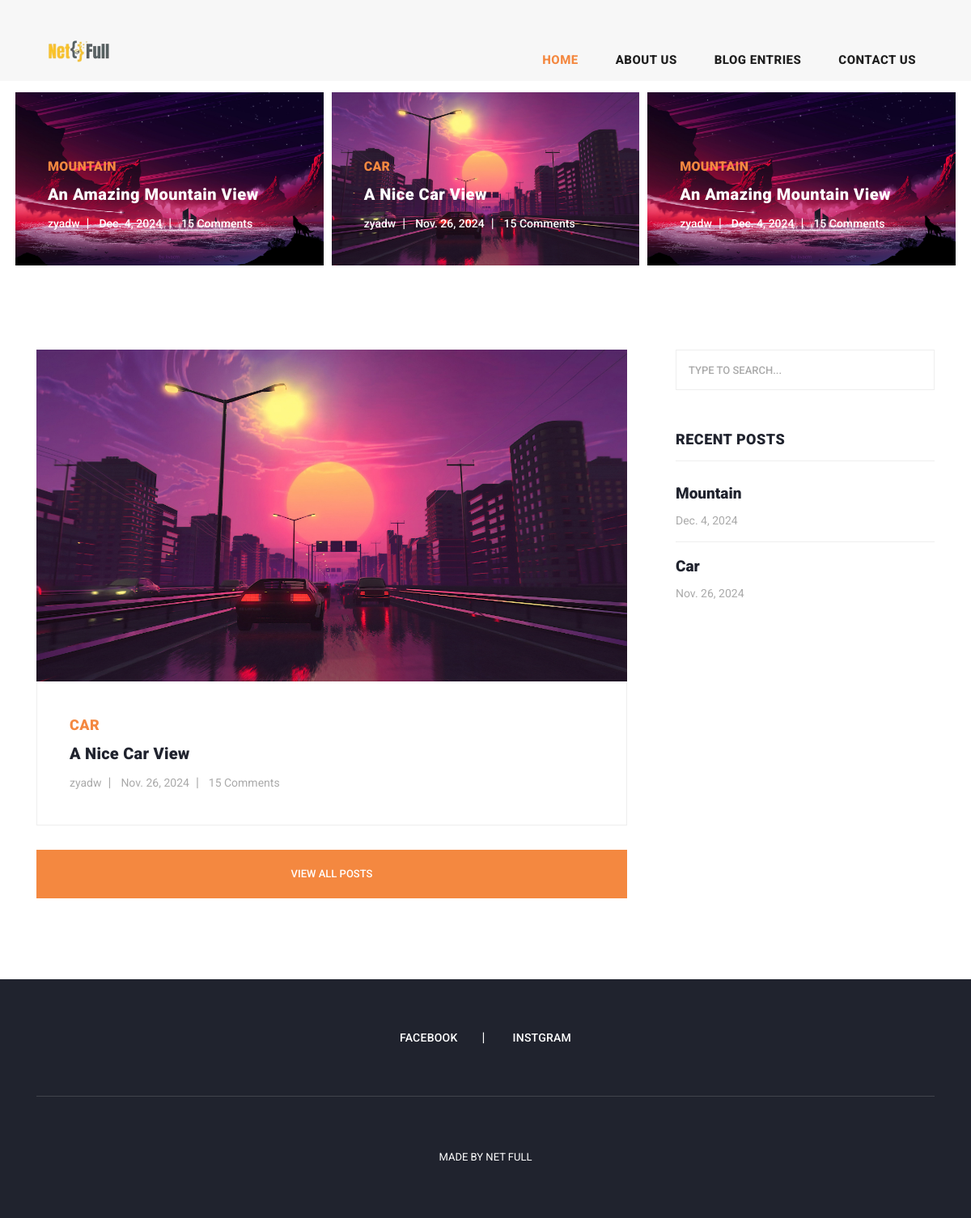
Screenshot of / (signed in) with the database file from the repository.
### welcome/models.py (models this page shows)
class BlogPost(models.Model):
    title = models.CharField(max_length=100)
    content = models.TextField(blank=False)
    publication_date = models.DateField()
    image = models.ImageField(upload_to='post_images/', blank=True, null=True)
    likes = models.ManyToManyField(User, related_name='liked_posts', blank=True)
    author = models.ForeignKey(User, on_delete=models.CASCADE, related_name='blog_posts', null=True)

### welcome/views.py (the view, shortened to what this page needs)
# urls.py: path('', welcome_view, name='welcome_view'),
@login_required
def welcome_view(request):
    posts = BlogPost.objects.all().order_by('-publication_date')  # Ordering by publication_date in descending order
    recent_posts = posts[:5]  # Get the 5 most recent posts
    random_post = choice(posts)  # Select a random post
    comments_count = random_post.comments.count()  # Count the comments for the random post
    return render(request, 'index.html', {
        'posts': posts,  # All posts if needed
        'recent_posts': recent_posts,  # Pass the recent posts to the template
        'random_post': random_post,  # Pass the random post to the template
        'comments_count': comments_count,  # Pass the comment count for the post
    })

### welcome/templates/index.html (shortened to what this page needs)
<!DOCTYPE html>
<html lang="en">
  {% load static %}
  <head>
    <link rel="stylesheet" href="{% static 'bootstrap.min.css' %}">
    <link rel="stylesheet" href="{% static 'flex-slider.css' %}">
    <link rel="stylesheet" href="{% static 'fontawesome.css' %}">
    <link rel="stylesheet" href="{% static 'templatemo-stand-blog.css' %}">
    <link rel="stylesheet" href="{% static 'owl.css' %}">
  </head>
  <body>
    <header class="">
      <nav class="navbar navbar-expand-lg">
        <div class="container text-center">
          <a class="navbar-brand" href="/">
            <img src="static/assets/images/netfull.png" alt="" class="navbar-logo">
          </a>
          <div class="collapse navbar-collapse" id="navbarResponsive">
            <ul class="navbar-nav ml-auto">
              <li class="nav-item active">
                <a class="nav-link" href="/">Home
                </a>
              </li>
              <li class="nav-item">
                <a class="nav-link" href="/about">About Us</a>
              </li>
              <li class="nav-item">
                <a class="nav-link" href="/blog">Blog Entries</a>
              </li>
              <li class="nav-item">
                <a class="nav-link" href="/contact">Contact Us</a>
              </li>
            </ul>
          </div>
        </div>
      </nav>
    </header>
    <div class="flexslider">
      <div class="container-fluid">
        <div class="owl-banner owl-carousel">
          {% for post in posts %}
          <div class="item">
            <img src="{{ post.image.url }}" alt="{{ post.title }}">
            <div class="item-content">
              <div class="main-content">
                <div class="meta-category">
                  <span>{{ post.title }}</span>
                </div>
                <a href="{% url 'view_post' post.id %}"><h4>{{ post.content }}</h4></a>
                <ul class="post-info">
                  <li><a href="#">{{ post.author }}</a></li>
                  <li><a href="#">{{ post.publication_date }}</a></li>
                  <li><a href="#">{{comments_count}} Comments</a></li>
                </ul>
              </div>
            </div>
          </div>
          {% endfor %}
        </div>
      </div>
    </div>
    <section class="blog-posts">
      <div class="container">
        <div class="row">
          <div class="col-lg-8">
            <div class="all-blog-posts">
              <div class="row">
                <div class="col-lg-12">
                  <div class="blog-post">
                    <div class="blog-thumb">
                      <img src="{{ random_post.image.url }}" alt="">
                    </div>
                    <div class="down-content">
                      <span>{{ random_post.title }}</span>
                      <a href="{% url 'view_post' random_post.id %}"><h4>{{ random_post.content }}</h4></a>
                      <ul class="post-info">
                        <li><a href="#">{{ random_post.author }}</a></li>
                        <li><a href="#">{{ random_post.publication_date }}</a></li>
                        <li><a href="#">{{ comments_count }} Comments</a></li>
                      </ul>
                    </div>
                  </div>
                </div>
                <div class="col-lg-12">
                  <div class="main-button">
                    <a href="/blog">View All Posts</a>
                  </div>
                </div>
              </div>
            </div>
          </div>
          <div class="col-lg-4">
            <div class="sidebar">
              <div class="row">
                <div class="col-lg-12">
                  <div class="sidebar-item search">
                    <form id="search_form" name="gs" method="GET" action="{% url 'blog_search' %}">
                      <input type="text" name="q" class="searchText" placeholder="type to search..." autocomplete="on">
                    </form>
                  </div>
                </div>
                <div class="col-lg-12">
                  <div class="sidebar-item recent-posts">
                    <div class="sidebar-heading">
                      <h2>Recent Posts</h2>
                    </div>
                    <div class="content">
                      <ul>
                        {% for post in recent_posts %}
                        <li>
                          <a href="post/{{post.id}}">
                            <h5>{{ post.title }}</h5>
                            <span>{{ post.publication_date }}</span>
                          </a>
                        </li>
                        {% endfor %}
                      </ul>
                    </div>
                  </div>
                </div>
              </div>
    </section>
    <footer>
      <div class="container">
        <div class="row">
          <div class="col-lg-12">
            <ul class="social-icons">
              <li><a href="https://www.facebook.com/profile.php?id=61561751296406">Facebook</a></li>
              <li><a href="https://www.instagram.com/netfull1/">Instgram</a></li>
            </ul>
          </div>
          <div class="col-lg-12">
            <div class="copyright-text">
              <p>Made By Net Full
              </div>
          </div>
        </div>
      </div>
    </footer>
  </body>
</html>

### welcome/static/flex-slider.css (style rules this page uses)
.flexslider { margin: 0; padding: 0; }
.flexslider { margin: 0; background: #fff; border: 4px solid #fff; position: relative; zoom: 1; -webkit-border-radius: 4px; -moz-border-radius: 4px; border-radius: 4px; -webkit-box-shadow: '' 0 1px 4px rgba(0, 0, 0, 0.2); -moz-box-shadow: '' 0 1px 4px rgba(0, 0, 0, 0.2); -o-box-shadow: '' 0 1px 4px rgba(0, 0, 0, 0.2); box-shadow: '' 0 1px 4px rgba(0, 0, 0, 0.2); }

### welcome/templates/index.html (style rules this page uses)
.navbar-brand { text-align: center; display: inline-block; }
.navbar-logo { max-width: 100px; display: block; margin: 0 auto; }

### rows the page displays
BlogPost: image (picture), title "MOUNTAIN", content "An Amazing Mountain View", author "zyadw", publication_date "Dec. 4, 2024", comments_count "15", title "Mountain"
BlogPost: image (picture), title "CAR", content "A Nice Car View", author "zyadw", publication_date "Nov. 26, 2024", comments_count "15", title "Car"

### other values shown
{{ comments_count }} "15"
